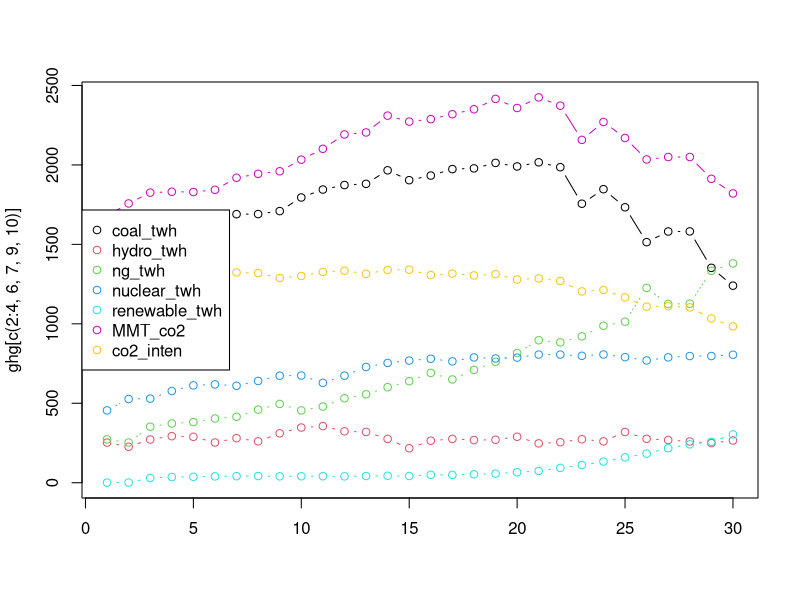
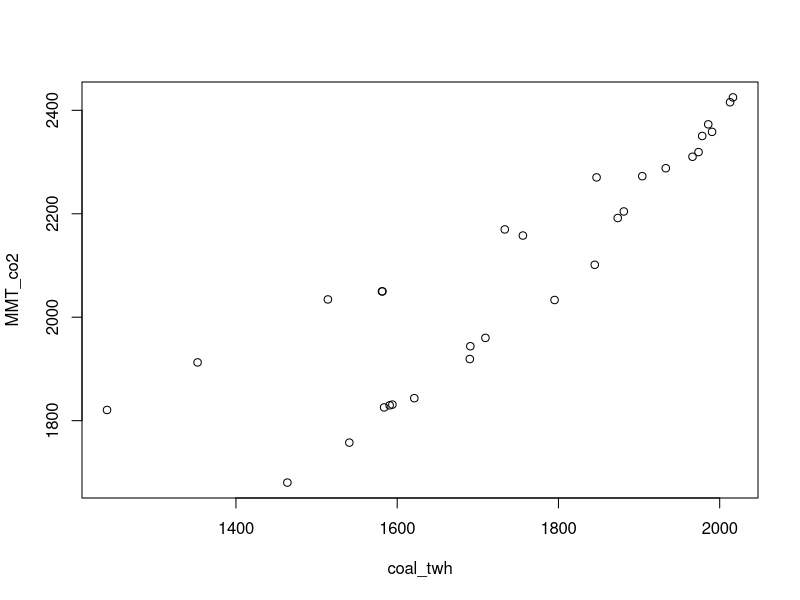
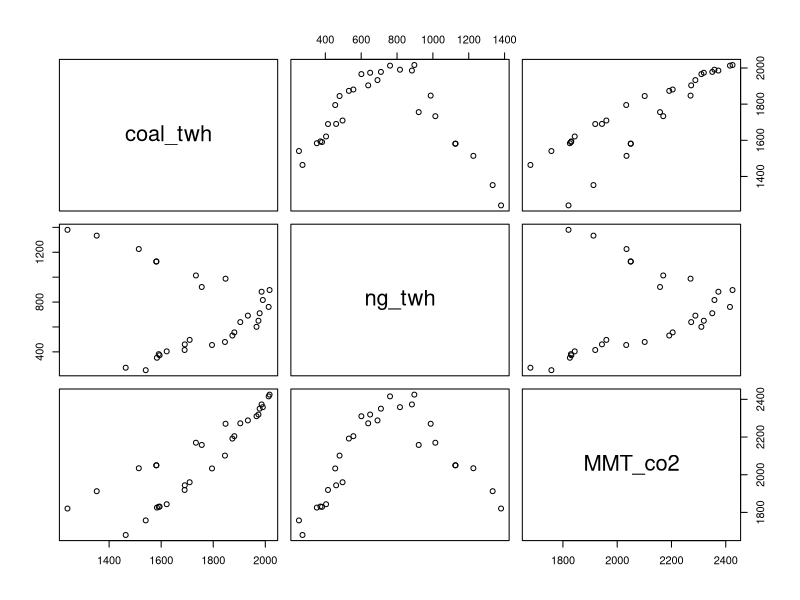
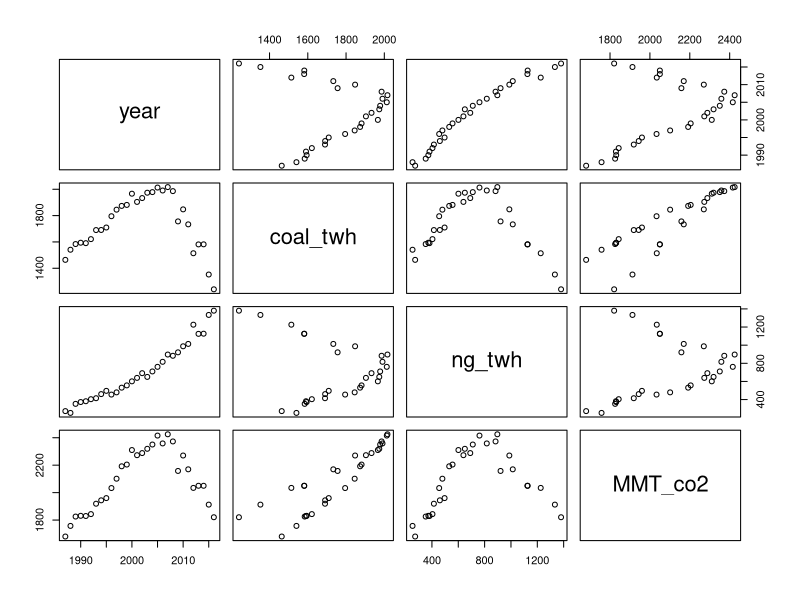
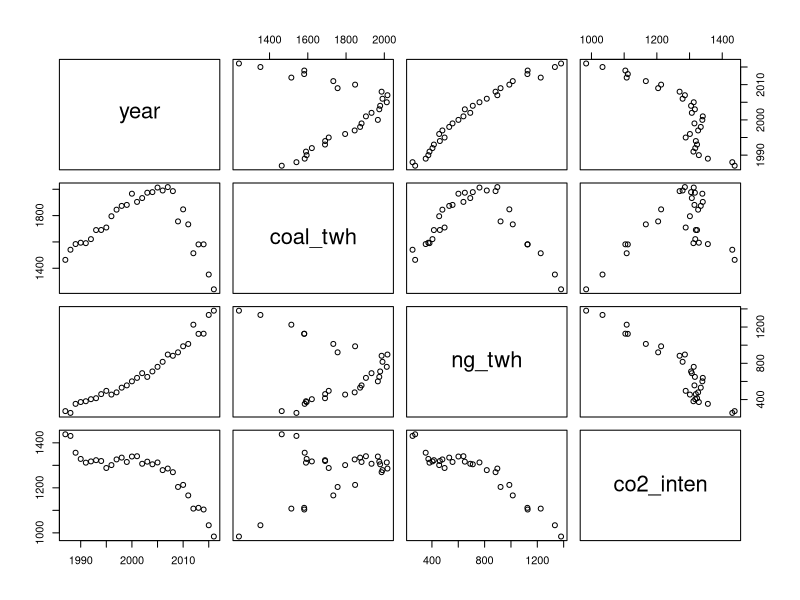
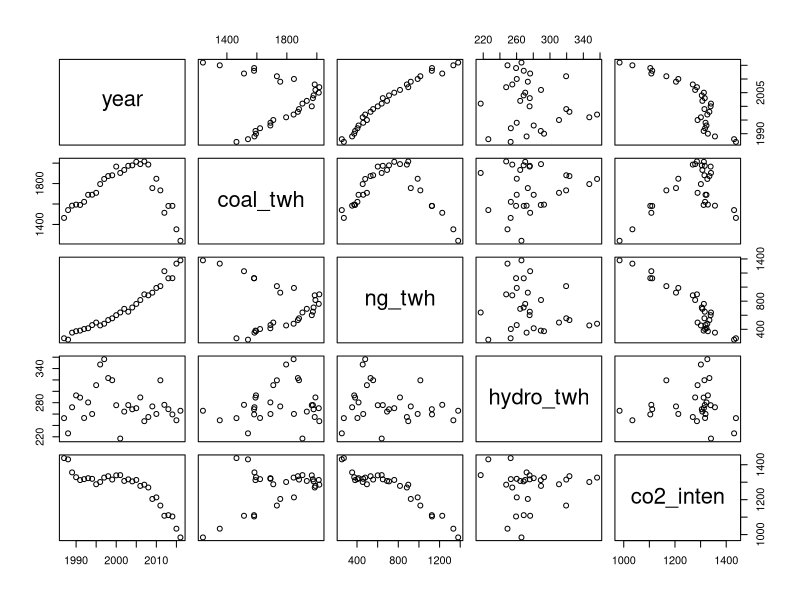
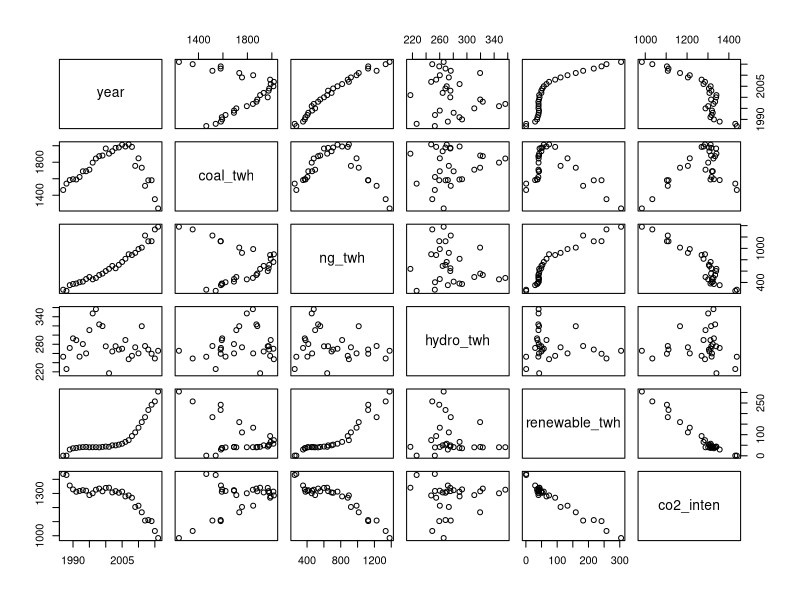
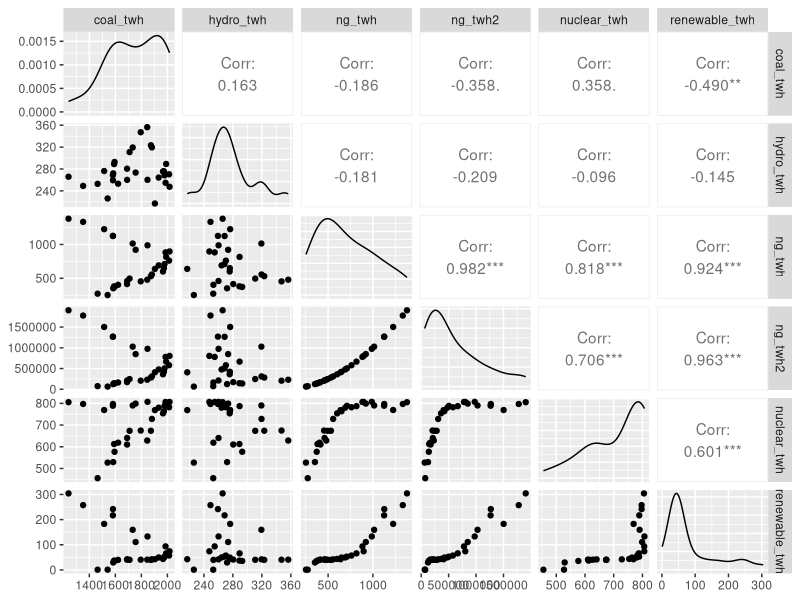

Source code (R) for these figures, in order:
###### REGRESSION, ME397 DATA ANALYSIS CLASS ####### Joshua D. Rhodes, PhD | The Univeristy of Texas at Austin | @joshdr83

## libraries to load
library(GGally)
library(MASS)


## read in some data -- this dataset inludes the total amoutn of electrcity genresated in the US by year from multiple types of power plants as well as the amount of CO2 emitted
ghg <- read.csv('gen_ghg_comb_1987_2016.csv')

head(ghg)

matplot(ghg[c(2:4,6,7,9,10)], type = c("b"),pch=1,col = 1:7)
legend("left", legend = names(ghg[c(2:4,6,7,9,10)]), col=1:7, pch=1)

## one place to start to look at data for building regression models is to see if data are correlated

cor(subset(x = ghg, select = c("coal_twh", "MMT_co2"))) # strong positive correlation

cor(subset(x = ghg, select = c("coal_twh", "co2_inten"))) # moderate positive correlation

cor(subset(x = ghg, select = c("ng_twh", "MMT_co2"))) # moderate positive correlation

cor(subset(x = ghg, select = c("ng_twh", "co2_inten"))) # strong negative correlation

cor(subset(x = ghg, select = c("hydro_twh", "co2_inten"))) # very weak positive correlation

## let's start to visualize the data to see if there are some general trends to look for

plot(subset(x = ghg, select = c("coal_twh", "MMT_co2"))) # generally increasing coal generation increases tons of CO2 emitted, makes sense as coal is the most CO2 intensive source we have

plot(subset(x = ghg, select = c("coal_twh", "ng_twh", "MMT_co2")))  # let's throw some more data in there

plot(subset(x = ghg, select = c("year", "coal_twh", "ng_twh", "MMT_co2"))) # putting in year helps give an anchor as to time

plot(subset(x = ghg, select = c("year", "coal_twh", "ng_twh", "co2_inten")))

plot(subset(x = ghg, select = c("year", "coal_twh", "ng_twh", "hydro_twh", "co2_inten"))) # why hydro doesn't appear to be correlated with much

plot(subset(x = ghg, select = c("year", "coal_twh", "ng_twh", "hydro_twh", "renewable_twh", "co2_inten")))

## correlation between regressors !!! --> This could lead to multicollinearity -- which predictor is actually influencing?

cor(subset(x = ghg, select = c("renewable_twh", "ng_twh")))

## Regression

?lm # 

mod.1 <- lm(co2_inten ~ coal_twh, data = ghg)

summary(mod.1) ## not great


mod.2 <- lm(co2_inten ~ coal_twh + ng_twh, data = ghg)
 
summary(mod.2) ## much better, but there could be other factors


mod.3 <- lm(co2_inten ~ coal_twh + ng_twh + nuclear_twh, data = ghg)
 
summary(mod.3) ## continuted to be better


mod.4 <- lm(co2_inten ~ coal_twh + ng_twh + nuclear_twh + renewable_twh, data = ghg)
 
summary(mod.4)


mod.5 <- lm(co2_inten ~ coal_twh + ng_twh + nuclear_twh + renewable_twh + hydro_twh, data = ghg)
 
summary(mod.5)


mod.6 <- lm(co2_inten ~ coal_twh + ng_twh + nuclear_twh + renewable_twh + hydro_twh + ng_twh2, data = ghg)

summary(mod.6)

## we can test our model to see if there are better fits w/o some of the data:
## https://stats.stackexchange.com/questions/347652/default-stepaic-in-r

step <- stepAIC(mod.6, direction="both")
step$anova

## AIC = Akaike information criterion: estimator of the relative quality of statistical models for a given set of data, the smaller the better

## consider a dataset where some predictors are not helpful
 
data <- mtcars[,c("mpg","disp","hp","wt")]
head(data)
Model1_LM <- lm(mpg ~ ., data = data)
summary(Model1_LM)
fit1_LM <- stepAIC(Model1_LM)


###### It is good to test for colinearity and pretty graphics!
ggpairs(ghg[2:7])




